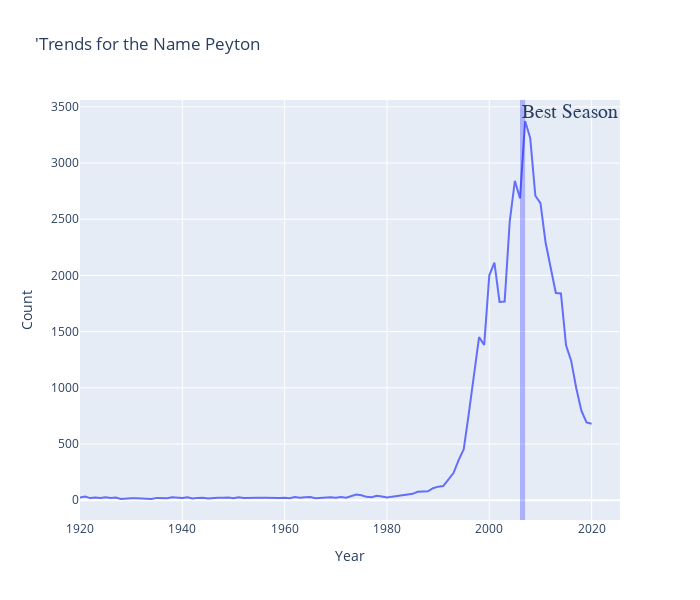

Write notebook code for a chart like this one.
### Code cell
df_peyton = males[males["name"]=="Peyton"]["1920":"2020"]
fig = px.line(df_peyton, x=df_peyton.index, y="count", title = "'Trends for the Name Peyton")
fig.add_vrect(x0="2006", x1="2007", annotation_text="Best Season", annotation_position="top left",
              annotation=dict(font_size=20, font_family="Times New Roman"),
              fillcolor="blue", opacity=0.25, line_width=0)
fig.update_layout(width = 700, height=600, xaxis = dict(title = 'Year', showticklabels=True), yaxis=dict(title="Count" , showticklabels=True))

### Figure 1 — Plotly figure (JSON) as saved in the notebook; plotly's stock layout.template omitted (floating-point values rounded to 4 significant figures)
{"data": [{"hovertemplate": "year=%{x}<br>count=%{y}<extra></extra>", "legendgroup": "", "line": {"color": "#636efa", "dash": "solid"}, "marker": {"symbol": "circle"}, "mode": "lines", "name": "", "orientation": "v", "showlegend": false, "type": "scatter", "x": ["1920-01-01T00:00:00", "1921-01-01T00:00:00", "1922-01-01T00:00:00", "1923-01-01T00:00:00", "1924-01-01T00:00:00", "1925-01-01T00:00:00", "1926-01-01T00:00:00", "1927-01-01T00:00:00", "1928-01-01T00:00:00", "1929-01-01T00:00:00", "1930-01-01T00:00:00", "1931-01-01T00:00:00", "1932-01-01T00:00:00", "1933-01-01T00:00:00", "1934-01-01T00:00:00", "1935-01-01T00:00:00", "1936-01-01T00:00:00", "1937-01-01T00:00:00", "1938-01-01T00:00:00", "1939-01-01T00:00:00", "1940-01-01T00:00:00", "1941-01-01T00:00:00", "1942-01-01T00:00:00", "1943-01-01T00:00:00", "1944-01-01T00:00:00", "1945-01-01T00:00:00", "1946-01-01T00:00:00", "1947-01-01T00:00:00", "1948-01-01T00:00:00", "1949-01-01T00:00:00", "1950-01-01T00:00:00", "1951-01-01T00:00:00", "1952-01-01T00:00:00", "1953-01-01T00:00:00", "1954-01-01T00:00:00", "1955-01-01T00:00:00", "1956-01-01T00:00:00", "1957-01-01T00:00:00", "1958-01-01T00:00:00", "1959-01-01T00:00:00", "1960-01-01T00:00:00", "1961-01-01T00:00:00", "1962-01-01T00:00:00", "1963-01-01T00:00:00", "1964-01-01T00:00:00", "1965-01-01T00:00:00", "1966-01-01T00:00:00", "1967-01-01T00:00:00", "1968-01-01T00:00:00", "1969-01-01T00:00:00", "1970-01-01T00:00:00", "1971-01-01T00:00:00", "1972-01-01T00:00:00", "1973-01-01T00:00:00", "1974-01-01T00:00:00", "1975-01-01T00:00:00", "1976-01-01T00:00:00", "1977-01-01T00:00:00", "1978-01-01T00:00:00", "1979-01-01T00:00:00", "1980-01-01T00:00:00", "1981-01-01T00:00:00", "1982-01-01T00:00:00", "1983-01-01T00:00:00", "1984-01-01T00:00:00", "1985-01-01T00:00:00", "1986-01-01T00:00:00", "1987-01-01T00:00:00", "1988-01-01T00:00:00", "1989-01-01T00:00:00", "1990-01-01T00:00:00", "1991-01-01T00:00:00", "1992-01-01T00:00:00", "1993-01-01T00:00:00", "1994-01-01T00:00:00", "1995-01-01T00:00:00", "1996-01-01T00:00:00", "1997-01-01T00:00:00", "1998-01-01T00:00:00", "1999-01-01T00:00:00", "2000-01-01T00:00:00", "2001-01-01T00:00:00", "2002-01-01T00:00:00", "2003-01-01T00:00:00", "2004-01-01T00:00:00", "2005-01-01T00:00:00", "2006-01-01T00:00:00", "2007-01-01T00:00:00", "2008-01-01T00:00:00", "2009-01-01T00:00:00", "2010-01-01T00:00:00", "2011-01-01T00:00:00", "2012-01-01T00:00:00", "2013-01-01T00:00:00", "2014-01-01T00:00:00", "2015-01-01T00:00:00", "2016-01-01T00:00:00", "2017-01-01T00:00:00", "2018-01-01T00:00:00", "2019-01-01T00:00:00", "2020-01-01T00:00:00"], "xaxis": "x", "y": [24, 32, 19, 25, 19, 26, 20, 25, 11, 17, 18, 17, 15, 17, 11, 21, 17, 18, 26, 20, 20, 26, 16, 21, 23, 16, 22, 23, 23, 25, 18, 27, 20, 19, 19, 22, 23, 21, 20, 20, 23, 17, 28, 22, 27, 28, 17, 22, 24, 27, 23, 29, 23, 34, 50, 45, 30, 27, 39, 34, 24, 32, 37, 44, 50, 57, 75, 80, 80, 107, 121, 126, 187, 242, 357, 453, 772, 1121, 1451, 1381, 2001, 2114, 1764, 1768, 2484, 2842, 2685, 3374, 3222, 2709, 2643, 2293, 2075, 1844, 1840, 1379, 1242, 996, 796, 692, 681], "yaxis": "y"}], "layout": {"annotations": [{"font": {"family": "Times New Roman", "size": 20}, "showarrow": false, "text": "Best Season", "x": "2006", "xanchor": "left", "xref": "x", "y": 1, "yanchor": "top", "yref": "y domain"}], "height": 600, "legend": {"tracegroupgap": 0}, "shapes": [{"fillcolor": "blue", "line": {"width": 0}, "opacity": 0.25, "type": "rect", "x0": "2006", "x1": "2007", "xref": "x", "y0": 0, "y1": 1, "yref": "y domain"}], "title": {"text": "'Trends for the Name Peyton"}, "width": 700, "xaxis": {"anchor": "y", "domain": [0, 1], "showticklabels": true, "title": {"text": "Year"}}, "yaxis": {"anchor": "x", "domain": [0, 1], "showticklabels": true, "title": {"text": "Count"}}}}
